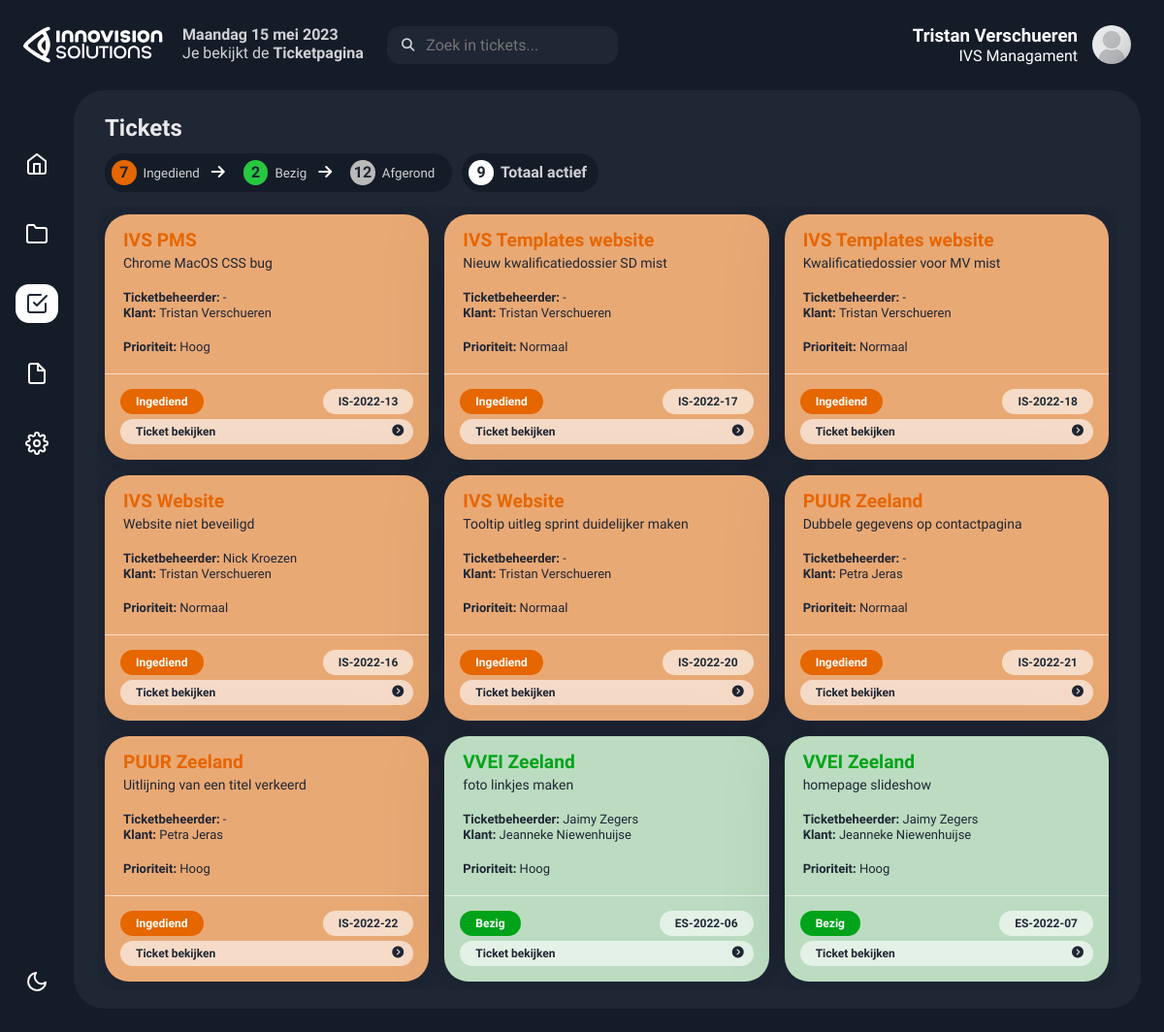
The app's page /tickets.php (signed in) with its own data.
### tables this page shows
CREATE TABLE IF NOT EXISTS `users` (
  `id` int NOT NULL AUTO_INCREMENT,
  `username` varchar(50) NOT NULL,
  `naam` varchar(200) NOT NULL DEFAULT 'Naam Achternaam',
  `email` varchar(200) NOT NULL DEFAULT 'naam@email.com',
  `accounttype` varchar(15) NOT NULL DEFAULT 'Gedeactiveerd',
  `password` varchar(255) NOT NULL,
  PRIMARY KEY (`id`)
);

CREATE TABLE IF NOT EXISTS `tickets` (
  `id` int NOT NULL AUTO_INCREMENT,
  `projectnaam` varchar(300) NOT NULL,
  `klant` varchar(200) NOT NULL,
  `email` varchar(300) NOT NULL,
  `project_status` varchar(200) NOT NULL,
  `projectcoach` varchar(200) NOT NULL,
  `indiener` varchar(200) NOT NULL,
  `beheerder` varchar(200) NOT NULL DEFAULT 'Ticket nog niet opgepakt',
  `ticketomschrijving` varchar(10000) NOT NULL,
  `ticketnummer` varchar(11) NOT NULL,
  `prio` varchar(200) NOT NULL,
  `korte` varchar(50) NOT NULL DEFAULT '-',
  PRIMARY KEY (`id`)
);

### config/db_config.php (called while the page is built, shortened)
<?php
$months = [
  'January' => 'januari',
  'February' => 'februari',
  'March' => 'maart',
  'April' => 'april',
  'May' => 'mei',
  'June' => 'juni',
  'July' => 'juli',
  'August' => 'augustus',
  'September' => 'september',
  'October' => 'oktober',
  'November' => 'november',
  'December' => 'december'
];
$weekdays = [
  'Monday' => 'Maandag',
  'Tuesday' => 'Dinsdag',
  'Wednesday' => 'Woensdag',
  'Thursday' => 'Donderdag',
  'Friday' => 'Vrijdag',
  'Saturday' => 'Zaterdag',
  'Sunday' => 'Zondag'
];
$datetime = date('l j F Y');
$datetime = str_replace(array_keys($months),   array_values($months),   $datetime);
$datetime = str_replace(array_keys($weekdays), array_values($weekdays), $datetime);
?>

### tickets.php (the view, shortened to what this page needs)
<?php include("config/db_config.php");
?>
<!DOCTYPE html>
<html lang="en">
<head>
  <link rel="stylesheet" href="https://cdnjs.cloudflare.com/ajax/libs/normalize/5.0.0/normalize.min.css">
  <link rel="stylesheet" href="./style.css">
</head>
<body>
<div class="app-container">
  <div class="app-header">
    <div class="app-header-left">
<?php
$sql = "SELECT * FROM tickets WHERE project_status!='Afgerond' ORDER BY projectnaam;";
$result = mysqli_query($conn, $sql);
$resultCheck = mysqli_num_rows($result);
$sql = "SELECT * FROM `tickets` WHERE project_status='Bezig';";
$bezig = mysqli_query($conn, $sql);
$resultBezig = mysqli_num_rows($bezig);
$sql = "SELECT * FROM `tickets` WHERE project_status='Ingediend';";
$InIngediend = mysqli_query($conn, $sql);
$resultIngediend = mysqli_num_rows($InIngediend);
$sql = "SELECT * FROM `tickets` WHERE project_status='Afgerond';";
$Afgerond = mysqli_query($conn, $sql);
$resultAfgerond = mysqli_num_rows($Afgerond);
$searchresult = $_GET['search'] ?? '';
$sql = "SELECT * FROM `tickets` WHERE `projectnaam` LIKE '%".$searchresult."%' OR `beheerder` LIKE '%".$searchresult."%' OR `klant` LIKE '%".$searchresult."%';";
$resultzoekopdracht = mysqli_query($conn, $sql);
$resultNummerZoek = mysqli_num_rows($resultzoekopdracht);
?>
<div class="item-status" style="margin-top:-5px;">
    <span class="status-type2"> <?php
      echo " <b>" . $datetime . "</b>";?><br>
      Je bekijkt de <b>Ticketpagina</b></span>
  </div>
  <div class="search-wrapper">
        <form action="" method="GET">
        <input class="search-input" type="text" placeholder="Zoek in tickets..." name="search" id="search" value="">
        <button class="button-search" type="submit" name="searchnow"><i class="fas fa-search"></i></button>
        </form>
      </div>
  </div>
  <div class="app-header-right">
  <?php
  $persoonlijkepagina = $_SESSION['name'];
    $query = "SELECT * FROM `users` WHERE `username` = '".$persoonlijkepagina."'";
    $rows = mysqli_query($conn, $query);
    while($row = mysqli_fetch_assoc($rows))
    {
      echo'<div class="dropdown" style="float:right;">';
      echo'<div class="headeraccounts">';
      echo'<img src="img/avatar.png" alt="Avatar" class="avatar">';
      echo'<h3> ' , $row["naam"] , '</h3>';
      echo'<p>' , $row["accounttype"] , '</p>';
      echo'</div>';
      echo'<div class="dropdown-content">';
      echo'</div></div>';
    }
  ?>
  </div>
</div>
<div class="app-content">
  <div class="app-sidebar">
  <a href="index.php" class="app-sidebar-link">
    <svg xmlns="http://www.w3.org/2000/svg" width="24" height="24" viewBox="0 0 24 24" fill="none" stroke="currentColor" stroke-width="2" stroke-linecap="round" stroke-linejoin="round" class="feather feather-home">
      <path d="M3 9l9-7 9 7v11a2 2 0 0 1-2 2H5a2 2 0 0 1-2-2z" />
      <polyline points="9 22 9 12 15 12 15 22" />
    </svg>
  </a>
  <a href="projects.php" class="app-sidebar-link">
    <svg xmlns="http://www.w3.org/2000/svg" width="24" height="24" viewBox="0 0 24 24" fill="none" stroke="currentColor" stroke-width="2" stroke-linecap="round" stroke-linejoin="round" class="feather feather-folder">
      <path d="M22 19a2 2 0 0 1-2 2H4a2 2 0 0 1-2-2V5a2 2 0 0 1 2-2h5l2 3h9a2 2 0 0 1 2 2z"></path>
    </svg>
  </a>
  <a href="tickets.php" class="app-sidebar-link active">
  </a>
  <a href="templates.php" class="app-sidebar-link">
  </a>
  <a href="admin.php" class="app-sidebar-link">
  </a>
  <button class="mode-switch" title="Switch Theme">
    <svg class="moon" fill="none" stroke="currentColor" stroke-linecap="round" stroke-linejoin="round" stroke-width="2" width="24" height="24" viewBox="0 0 24 24">
      <defs></defs>
      <path d="M21 12.79A9 9 0 1111.21 3 7 7 0 0021 12.79z"></path>
    </svg>
  </button>
</div>
  <div class="projects-section">
    <div class="projects-section-header">
      <p>Tickets</p>
    </div>
    <div class="projects-section-line">
      <div class="projects-status">
      <div class="item-status">
      <form action="" method="post" class="statusformulier">
        <div class="status-type"><span class="bezig" style="background: #E66600"><?php echo $resultIngediend; ?></span><input type="submit" class="filterbutton" name="ingediend" value="Ingediend"><i class="fa-solid fa-arrow-right" style="color:white; margin-left:6px;"></i></div>
        <div class="status-type"><span class="bezig" style="background: #27C840"><?php echo $resultBezig; ?></span><input type="submit" class="filterbutton" name="bezig" value="Bezig"><i class="fa-solid fa-arrow-right" style="color:white; margin-left:6px;"></i></div>
        <div class="status-type"><span class="bezig" style="background: #B9B9B9"><?php echo $resultAfgerond; ?></span><input type="submit" class="filterbutton" name="afgerond" value="Afgerond"></div>
        </form>
        <div class="status-type" style="margin-left:10px;"><span class="bezig" style="background: #FFFFFF"><?php echo $resultCheck; ?></span><a href="tickets.php" class="filterbutton"><b style="margin-right:5px;"> Totaal actief</b></a></div>
      </div>
      </div>
    </div>
  <div class="project-boxes jsGridView">
      <?php
        if (isset($_POST["bezig"])) {
          $result = $bezig;
          $resultCheck = $resultBezig;
        } elseif (isset($_POST["ingediend"])) {
          $result = $InIngediend;
          $resultCheck = $resultIngediend;
        } elseif (isset($_POST["afgerond"])) {
          $result = $Afgerond;
          $resultCheck = $resultAfgerond;
        } elseif (isset($_GET['search'])) {
          $result = $resultzoekopdracht;
          $resultCheck = $resultNummerZoek;
        } else {
          $result = $result;
        }
        if ($resultCheck > 0) {
          while($row = mysqli_fetch_assoc($result)) {
            if ($row['project_status'] == 'Bezig'){
              $barcolor = '#00A319';
              $BGcolor = '#BBDCC0';
            }
            elseif ($row['project_status'] == 'Ingediend'){
              $barcolor = '#E66600';
              $BGcolor = '#E9A975';
            }
            elseif ($row['project_status'] == 'Afgerond'){
              $barcolor = '#00A319';
              $BGcolor = '#BBDCC0';
              $modalcolor = '#00A319';
            }
            echo'<div class="project-box-wrapper">';
            echo'<div class="project-box" style="background-color: ', $BGcolor ,';">';
            echo'<div class="project-box-content-header">';
            echo'<p class="box-content-header" style="font-size: larger; color: ',$barcolor,';"><b>' , $row['projectnaam'] , '</b></p>';
            echo'<p class="box-content-subheader">' , $row['korte'] , '</p>';
            echo'</div>';
            echo'<div class="box-progress-wrapper">';
            echo'<p class="box-progress-text"><b>Ticketbeheerder: </b>' , $row['beheerder'] , '</p>';
            echo'<p class="box-progress-text"><b>Klant: </b>' , $row['klant'] , '</p><br>';
            echo'<p class="box-progress-text"><b>Prioriteit: </b>' , $row['prio'] , '</p>';
            echo'<br>';
            echo'</div>';
            echo'<div class="project-box-footer">';
            echo'<div class="statustag" style="background-color: ' , $barcolor , ';">';
            echo $row['project_status'];
            echo '</div>';
            echo'<div class="statustag" style="color: #1f2937;">';
            echo $row['ticketnummer'];
            echo '</div>';
            echo '</div>';
            echo'<details><summary>';
            echo'<div class="buttonmodal">';
            echo'Ticket bekijken <i class="fas fa-chevron-circle-right"></i>';
            echo'</div>';
            echo'</summary>';
            echo'</div>';
            echo'</div>';
          }
        } else {
          echo'<div class="project-box-wrapper">';
          echo'<h3>Geen tickets gevonden</h3>';
          echo'</div>';
        }
      ?>
</div>
</div>
</div>
</body>
</html>

### records on screen
users: naam "Tristan Verschueren", accounttype "IVS Managament"
tickets: projectnaam "IVS PMS", korte "Chrome MacOS CSS bug", beheerder "-", klant "Tristan Verschueren", prio "Hoog", project_status "Ingediend", ticketnummer "IS-2022-13"
tickets: projectnaam "IVS Templates website", korte "Nieuw kwalificatiedossier SD mist", beheerder "-", klant "Tristan Verschueren", prio "Normaal", project_status "Ingediend", ticketnummer "IS-2022-17"
tickets: projectnaam "IVS Templates website", korte "Kwalificatiedossier voor MV mist", beheerder "-", klant "Tristan Verschueren", prio "Normaal", project_status "Ingediend", ticketnummer "IS-2022-18"
tickets: projectnaam "IVS Website", korte "Website niet beveiligd", beheerder "Nick Kroezen", klant "Tristan Verschueren", prio "Normaal", project_status "Ingediend", ticketnummer "IS-2022-16"
tickets: projectnaam "IVS Website", korte "Tooltip uitleg sprint duidelijker maken", beheerder "-", klant "Tristan Verschueren", prio "Normaal", project_status "Ingediend", ticketnummer "IS-2022-20"
tickets: projectnaam "PUUR Zeeland", korte "Dubbele gegevens op contactpagina", beheerder "-", klant "Petra Jeras", prio "Normaal", project_status "Ingediend", ticketnummer "IS-2022-21"
tickets: projectnaam "PUUR Zeeland", korte "Uitlijning van een titel verkeerd", beheerder "-", klant "Petra Jeras", prio "Hoog", project_status "Ingediend", ticketnummer "IS-2022-22"
tickets: projectnaam "VVEI Zeeland", korte "foto linkjes maken", beheerder "Jaimy Zegers", klant "Jeanneke Niewenhuijse", prio "Hoog", project_status "Bezig", ticketnummer "ES-2022-06"
tickets: projectnaam "VVEI Zeeland", korte "homepage slideshow", beheerder "Jaimy Zegers", klant "Jeanneke Niewenhuijse", prio "Hoog", project_status "Bezig", ticketnummer "ES-2022-07"

### other values on screen
$datetime "Maandag 15 mei 2023"
$resultIngediend "7"
$resultBezig "2"
$resultAfgerond "12"
$resultCheck "9"
